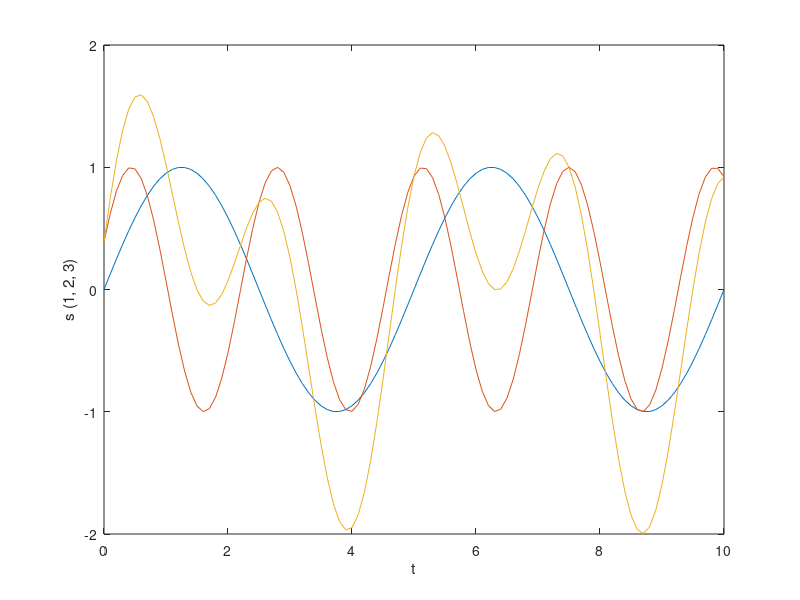

This figure's MATLAB source:
%q1
x = linspace(1,100);
y = x(2:2:end);
display(x);
display(y);
%q2
row = 1;
col = 1;
final = [];
for t = 0.0:0.1:0.4
    row = 1;
    for f =[10 15 20]
        final(row,col) = 3*cos((2*pi*f*t) + 0.1); 
        row= row + 1;
    end
    col = col + 1;
end
display(final);

%q3
t = 0;
while((exp(1.2) *cos(35* t) < 10) && (t^3 < 10) )
    t=t+.01;
end
fprintf('w=30: %f\n',t);
t=0;
while((exp(1.2) *cos(40* t) < 10) && (t^3 < 10) )
    t=t+.01;
end
fprintf('w=40: %f\n',t)
t=0;
while((exp(1.2) *cos(45* t) < 10) && (t^3 < 10) )
    t=t+.01;
end
fprintf('w=45: %f\n', t);

%q4
result4 = [];
for(t=linspace(0,1,15))
    result4(end+1) = (4 * cos((2 * pi * t) + 0.2)) + (3 * sin((pi^2) * t));
end
display(result4);

%q5
f1 = 0.2;
f2 = 0.425;
t = 0:0.1:10;

s1 = sin(2 * pi * f1 * t);
s2 = sin((2 * pi * f2 * t) + 0.4);
s3 = s1 + s2;

plot(t, s1);
hold on
plot(t, s2);
hold on
plot(t, s3);
ylabel('s (1, 2, 3)');
xlabel('t');

hold off
